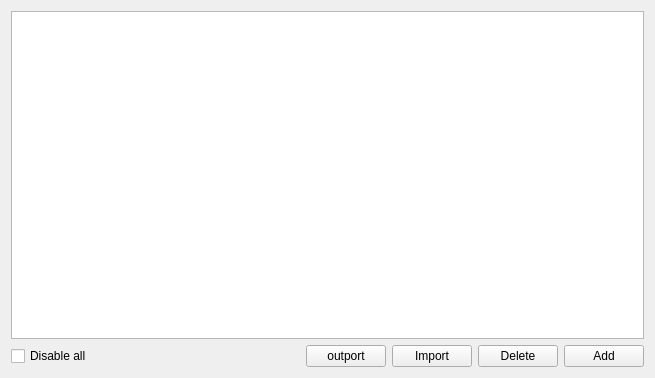
<?xml version="1.0" encoding="UTF-8"?>
<ui version="4.0">
 <class>SAKPluginAutoResponse</class>
 <widget class="QWidget" name="SAKPluginAutoResponse">
  <property name="geometry">
   <rect>
    <x>0</x>
    <y>0</y>
    <width>655</width>
    <height>378</height>
   </rect>
  </property>
  <property name="windowTitle">
   <string>Auto response settings</string>
  </property>
  <layout class="QGridLayout" name="gridLayout">
   <item row="1" column="5">
    <widget class="QPushButton" name="addItemPushButton">
     <property name="text">
      <string>Add</string>
     </property>
    </widget>
   </item>
   <item row="1" column="0">
    <widget class="QCheckBox" name="forbidAllCheckBox">
     <property name="text">
      <string>Disable all</string>
     </property>
    </widget>
   </item>
   <item row="0" column="0" colspan="6">
    <widget class="QListWidget" name="listWidget"/>
   </item>
   <item row="1" column="4">
    <widget class="QPushButton" name="deleteItemPushButton">
     <property name="text">
      <string>Delete</string>
     </property>
    </widget>
   </item>
   <item row="1" column="1">
    <widget class="QLabel" name="msgLabel">
     <property name="sizePolicy">
      <sizepolicy hsizetype="Expanding" vsizetype="Preferred">
       <horstretch>0</horstretch>
       <verstretch>0</verstretch>
      </sizepolicy>
     </property>
     <property name="text">
      <string/>
     </property>
    </widget>
   </item>
   <item row="1" column="2">
    <widget class="QPushButton" name="outportPushButton">
     <property name="text">
      <string>outport</string>
     </property>
    </widget>
   </item>
   <item row="1" column="3">
    <widget class="QPushButton" name="importPushButton">
     <property name="text">
      <string>Import</string>
     </property>
    </widget>
   </item>
  </layout>
 </widget>
 <resources/>
 <connections/>
</ui>
